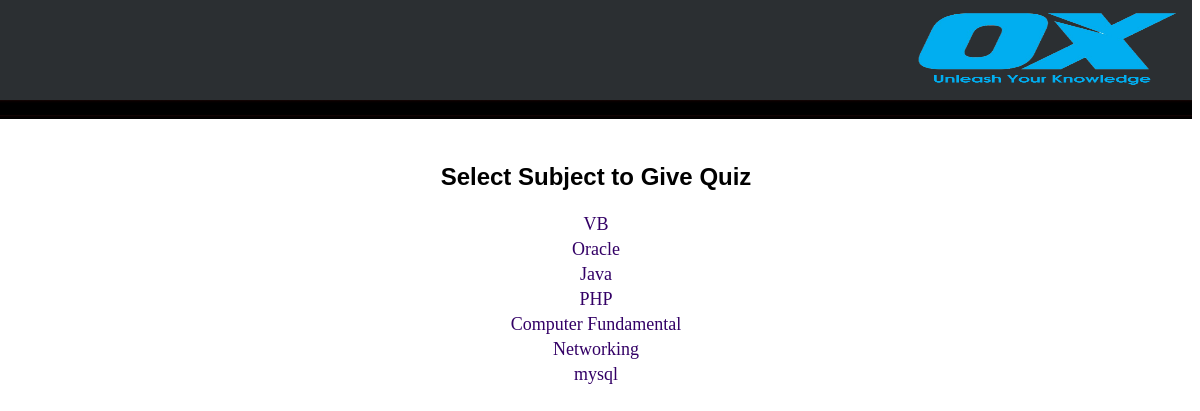
/sublist.php, run on an earlier commit of the app's database.
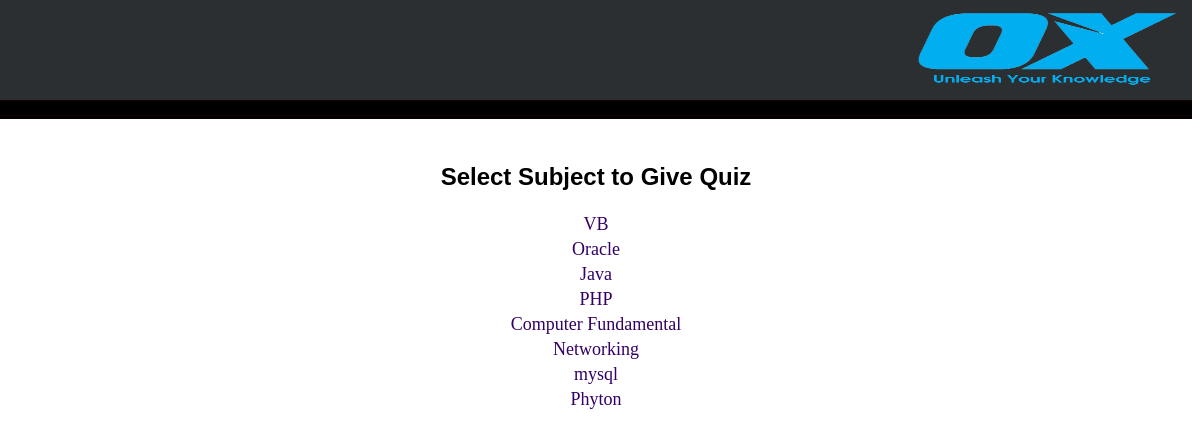
And on a later commit of the database.
### tables this page shows
CREATE TABLE IF NOT EXISTS `mst_subject` (
  `sub_id` int(5) NOT NULL,
  `sub_name` varchar(25) DEFAULT NULL
);

### sublist.php (the view, shortened to what this page needs)
<!DOCTYPE HTML>
<html>
<head>
<link href="quiz.css" rel="stylesheet" type="text/css">
</head>
<body>
<?php
include("header.php");
echo "<h2 class=head1> Select Subject to Give Quiz </h2>";
$rs=mysql_query("select * from mst_subject");
echo "<table align=center>";
while($row=mysql_fetch_row($rs))
{
	echo "<tr><td align=center ><a href=showtest.php?subid=$row[0]><font size=4>$row[1]</font></a>";
}
echo "</table>";
?>
</body>
</html>

### header.php (shortened to what this page needs)
<table border="0" width="100%" cellspacing="0" cellpadding="0" background="image/topbg.jpg">
  <tr>
    <td width="90%" valign="top">
    </td>
    <td width="10%">
     <img border="0" src="image/oxlogos.png" width="300" height="100" align="right"></td>
  </tr>
</table>
<table border="0" width="100%" cellspacing="0" cellpadding="0" bgcolor="#000000" background="img/blackbar.jpg">
  <tr>
    <td width="100%" align="right"><img border="0" src="image/blackbar.jpg" width="89" height="15"></td>
  </tr>
  </Table>
  <Table width="100%">
  <tr>
  <td>
  </td>
    <td>
	</td>
  </tr>
</table>

### quiz.css (style rules this page uses)
body { margin-left: 0px; margin-top: 0px; }
a:link { color: #330066; text-decoration: none; }
.head1 { font-family: Arial, Helvetica, sans-serif; font-size: 24px; color: #000000; text-align: center; font-weight: bold; }

What changed in the data, as far as the page shows it:
added mst_subject: sub_name "Phyton"
